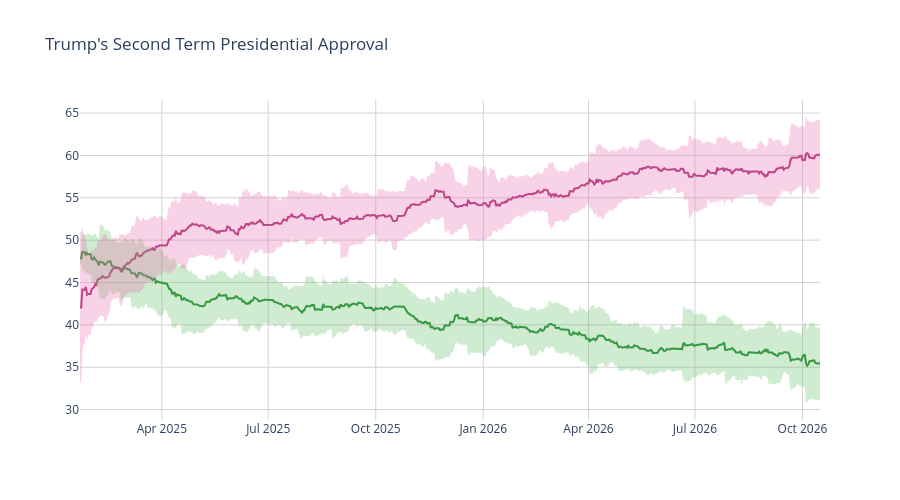

Notebook code cell kept with this figure:
### Code cell
disappr_ci_hex = "#e86eaf"
appr_ci_hex = "#60be65"
disappr_ci_rgba = "rgba(232, 110, 175, 0.3)"
appr_ci_rgba = "rgba(96, 190, 101, 0.3)"
grid_col = "#d4d2d2"


# Approve
fig = go.Figure(go.Scatter(
    x=pres['end_date'],
    y=pres['approve'],
    hovertemplate="%{y:.2f}%",
    name="<b>Approve</b>",
    line=dict(color="#228833"),
    showlegend=False
))

# Disapprove
fig.add_trace(go.Scatter(
    x=pres['end_date'],
    y=pres['disapprove'],
    hovertemplate="%{y:.2f}%",
    name="<b>Disapprove</b>",
    line=dict(color="#aa3377"),
    showlegend=False
    )
)

# Approve CI
fig.add_traces([

    # Upper bound
    go.Scatter(
        x=pres['end_date'],
        y=pres['approve_upper_ci'],
        marker=dict(color=appr_ci_hex),
        line=dict(width=0),
        mode='lines',
        showlegend=False,
        hoverinfo="skip"
    ),

    # Lower bound
    go.Scatter(
        x=pres['end_date'],
        y=pres['approve_lower_ci'],
        marker=dict(color=appr_ci_hex),
        line=dict(width=0),
        mode='lines',
        fillcolor=appr_ci_rgba,
        fill="tonexty",
        showlegend=False,
        hoverinfo="skip"
    )
])

# Disapprove CI
fig.add_traces([

    # Upper bound
    go.Scatter(
        x=pres['end_date'],
        y=pres['disapprove_upper_ci'],
        marker=dict(color=disappr_ci_hex),
        line=dict(width=0),
        mode='lines',
        showlegend=False,
        hoverinfo="skip"
    ),

    # Lower bound
    go.Scatter(
        x=pres['end_date'],
        y=pres['disapprove_lower_ci'],
        marker=dict(color=disappr_ci_hex),
        line=dict(width=0),
        mode='lines',
        fillcolor=disappr_ci_rgba,
        fill="tonexty",
        showlegend=False,
        hoverinfo="skip"
    )
])

fig.update_layout(
    title=dict(text="Trump's Second Term Presidential Approval"),
    hovermode="x"
)

fig.update_xaxes(gridcolor=grid_col)
fig.update_yaxes(gridcolor=grid_col)

fig.update_layout(hovermode="x", hoverlabel_align="right", plot_bgcolor="rgba(0, 0, 0, 0)", height=500)
fig.show()

### Figure 1 — Plotly figure (JSON) as saved in the notebook; plotly's stock layout.template omitted (floating-point values rounded to 4 significant figures; data arrays with more than 128 entries replaced by an {"elided": "..."} marker saying what was removed)
{"data": [{"hovertemplate": "%{y:.2f}%", "line": {"color": "#228833"}, "name": "<b>Approve</b>", "showlegend": false, "type": "scatter", "x": {"elided": "634 str values"}, "y": {"elided": "634 float values"}}, {"hovertemplate": "%{y:.2f}%", "line": {"color": "#aa3377"}, "name": "<b>Disapprove</b>", "showlegend": false, "type": "scatter", "x": {"elided": "634 str values"}, "y": {"elided": "634 float values"}}, {"hoverinfo": "skip", "line": {"width": 0}, "marker": {"color": "#60be65"}, "mode": "lines", "showlegend": false, "type": "scatter", "x": {"elided": "634 str values"}, "y": {"elided": "634 float values"}}, {"fill": "tonexty", "fillcolor": "rgba(96, 190, 101, 0.3)", "hoverinfo": "skip", "line": {"width": 0}, "marker": {"color": "#60be65"}, "mode": "lines", "showlegend": false, "type": "scatter", "x": {"elided": "634 str values"}, "y": {"elided": "634 float values"}}, {"hoverinfo": "skip", "line": {"width": 0}, "marker": {"color": "#e86eaf"}, "mode": "lines", "showlegend": false, "type": "scatter", "x": {"elided": "634 str values"}, "y": {"elided": "634 float values"}}, {"fill": "tonexty", "fillcolor": "rgba(232, 110, 175, 0.3)", "hoverinfo": "skip", "line": {"width": 0}, "marker": {"color": "#e86eaf"}, "mode": "lines", "showlegend": false, "type": "scatter", "x": {"elided": "634 str values"}, "y": {"elided": "634 float values"}}], "layout": {"height": 500, "hoverlabel": {"align": "right"}, "hovermode": "x", "plot_bgcolor": "rgba(0, 0, 0, 0)", "title": {"text": "Trump's Second Term Presidential Approval"}, "xaxis": {"gridcolor": "#d4d2d2"}, "yaxis": {"gridcolor": "#d4d2d2"}}}
